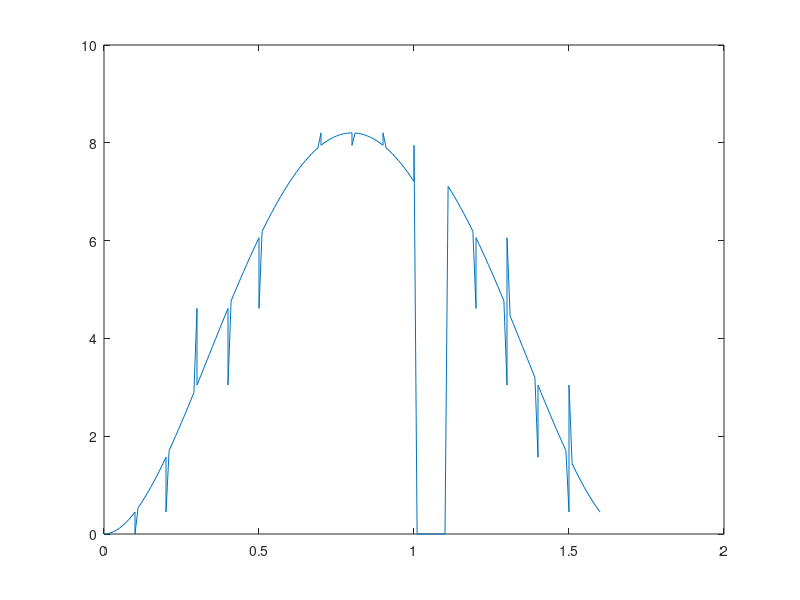

Write the MATLAB code that produced this figure.

close all; clc; clear;

poly_samples=[];
times_samples=[];

for segment=1:16
    for t=0:0.01:0.1
    total_time=(segment-1)*0.1 + t;
    T4=[t^4 t^3 t^2 t 1]';

    poly=[20.0272 -64.0869  51.2695        0        0   ]*T4*(total_time<=0.1)     + ...
    [20.0272  -56.076  33.2451  8.41141 0.450611    ]*T4*(0.1<total_time && total_time<=0.2)   + ...
    [ 20.0272 -48.0652  17.6239  13.4583  1.57013   ]*T4*(0.2<total_time && total_time<=0.3)  +   ...
    [ 20.0272 -40.0543  4.40598  15.6212  3.04613  ]*T4*(0.3<total_time && total_time<=0.4)  +  ...
    [ 20.0272 -32.0435 -6.40869  15.3809  4.61426   ]*T4*(0.4<total_time && total_time<=0.5)   + ...
    [ 20.0272 -24.0326 -14.8201  13.2179  6.05822   ]*T4*(0.5<total_time && total_time<=0.6)  +  ...
    [ 20.0272 -16.0217 -20.8282  9.61304  7.20978   ]*T4*(0.6<total_time && total_time<=0.7)   + ...
    [ 20.0272 -8.01086 -24.4331  5.04684  7.94878    ]*T4*(0.7<total_time && total_time<=0.8)   +...
    [ 20.0272  2.1905e-07    -25.6348 5.03223e-09     8.20312   ]*T4*(0.8<total_time && total_time<=0.9)   +   ...
    [ 20.0272  8.01086 -24.4331 -5.04684  7.94878      ]*T4*(0.9<total_time && total_time<=1.0)  +...
    [ 20.0272  16.0217 -20.8282 -9.61304  7.20978    ]*T4*(1.1<total_time && total_time<=1.2)   +...
    [ 20.0272  24.0326 -14.8201 -13.2179  6.05822   ]*T4*(1.2<total_time && total_time<=1.3)   +...
    [ 20.0272  32.0435 -6.40869 -15.3809  4.61426   ]*T4*(1.3<total_time && total_time<=1.4)   + ...
    [ 20.0272  40.0543  4.40598 -15.6212  3.04613   ]*T4*(1.4<total_time && total_time<=1.5)   +  ...
    [ 20.0272  48.0652  17.6239 -13.4583  1.57013   ]*T4*(1.5<total_time && total_time<=1.6)   +  ...
    [ 20.0272   56.076  33.2451 -8.41141 0.450611   ]*T4*(1.6<total_time && total_time<=1.7)   ;

    poly_samples=[poly_samples poly];
    times_samples=[times_samples total_time];

    end
end
plot(times_samples,poly_samples)